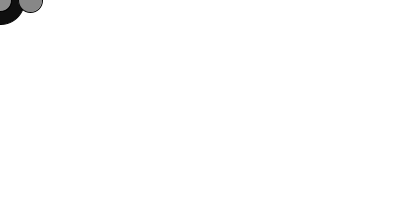
Frame 1 (no input)
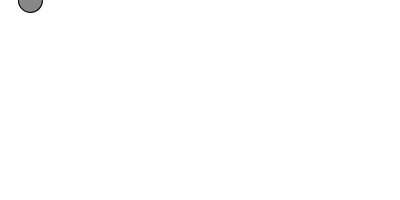
Frame 60 (the mouse pressed at the canvas centre just before this capture)
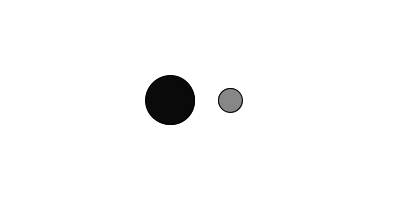
Frame 120 (the mouse held since frame 60 and released just before this capture)

The Processing sketch that drew these frames (run headless with seeded random() and noise(); from frame 60 on, the mouse is pressed at the canvas centre):

// Processing sketch: exercise_9_7_array_snakes
// ── exercise_9_7_array_snakes.pde
// Learning Processing
// Daniel Shiffman
// http://www.learningprocessing.com

// Exercise 9-7: Rewrite the snake example in an 
// object-oriented fashion with a Snake class. 
// Can you make snakes with slightly different looks 
// (different shapes, colors, sizes)? 
// (For an advanced problem, create a Point class that 
// stores an x and y coordinate as part of the sketch. 
// Each snake object will have an array of Point objects, 
// instead of two separate arrays of x and y values. 
// This involves arrays of objects, covered in the next 
// section.)

// Two snake objects (this would be better as an array!)
Snake s0;
Snake s1;

void setup() {
  size(400,200);
  // Initialize
  s0 = new Snake(50);
  s1 = new Snake(25);
}

void draw() {
  background(255);
  
  // Update and display
  s0.update(mouseX-30,mouseY);
  s0.display();

  // Update and display
  s1.update(mouseX+30,mouseY);
  s1.display();  
}
// ── Snake.pde
// Learning Processing
// Daniel Shiffman
// http://www.learningprocessing.com

// Exercise 9-7: Snake Class

class Snake {
  // x and y positions
  int[] xpos;
  int[] ypos;

  // The constructor determines the length of the snake
  Snake(int n) {
    xpos = new int[n];
    ypos = new int[n];
  }

  void update(int newX, int newY) {
    // Shift all elements down one spot. 
    // xpos[0] = xpos[1], xpos[1] = xpos = [2], and so on. Stop at the second to last element.
    for (int i = 0; i < xpos.length-1; i ++ ) {
      xpos[i] = xpos[i+1]; 
      ypos[i] = ypos[i+1];
    }

    // Update the last spot in the array with the mouse location.
    xpos[xpos.length-1] = newX; 
    ypos[ypos.length-1] = newY;
  }

  void display() {
    // Draw everything
    for (int i = 0; i < xpos.length; i ++ ) {
      // Draw an ellipse for each element in the arrays. 
      // Color and size are tied to the loop's counter: i.
      stroke(0);
      fill(255-i*5);
      ellipse(xpos[i],ypos[i],i,i); 
    }

  }

}
